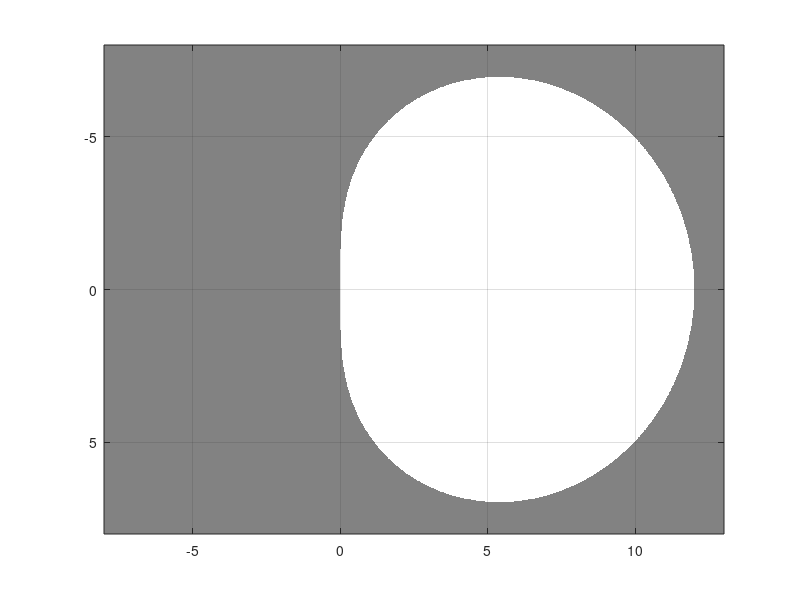
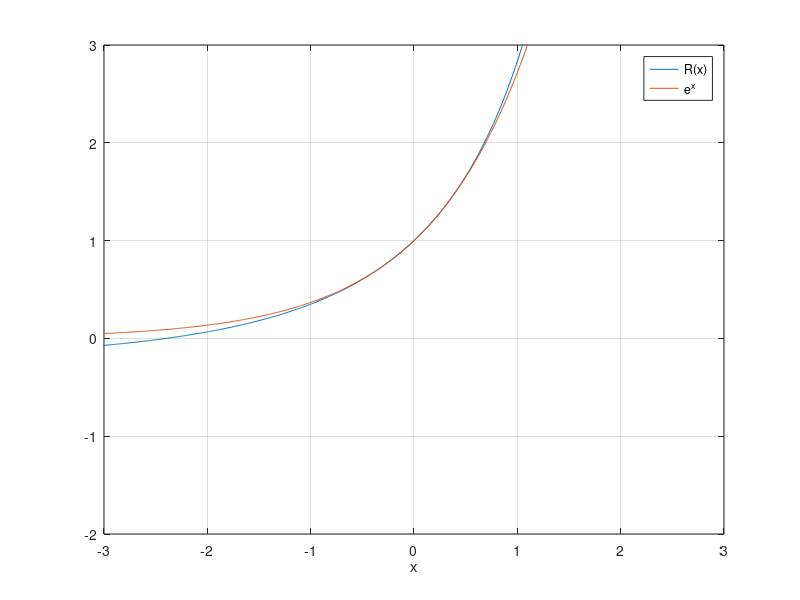

MATLAB code for these plots, in order:
% TRBDF2REGION  Use Matlab's imagesc to plot the stability region of
% the TR-BDF2 scheme.  Compare RK4REGION.

figure(1)
x = -8:0.01:13;
y = -8:0.01:8;
[xx, yy] = meshgrid(x, y);
zz = xx + i * yy;
RR = (12 + 5 * zz) ./ ((3 - zz) .* (4 - zz));
uu = (abs(RR) <= 1);
imagesc(x, y, 1 - uu, [-1, 1]),  colormap('gray')
grid on,  axis tight

figure(2)
rrx = (12 + 5 * x) ./ ((3 - x) .* (4 - x));
plot(x, rrx, x, exp(x))
axis([-3 3 -2 3]),  grid on
xlabel x,  legend('R(x)', 'e^x')
